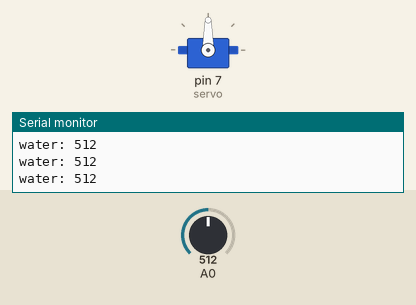
This sketch was run on a simulated Arduino Uno, built with avr-gcc and run on an emulated ATmega328P. Parts: servo, the last lines printed to the serial monitor. The inputs (shaded band) are chosen by the test bench; at power-on: A0 = 512.

Above: at 1.3 s.
1.4 s: A0 set to 108
2.9 s: A0 set to 95
At 3.3 s:
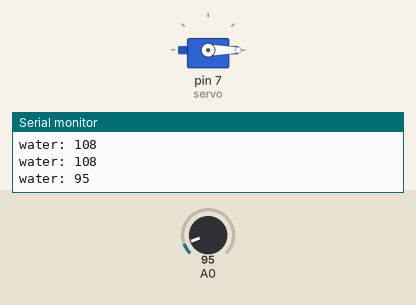
4.5 s: A0 set to 122
At 5.7 s:
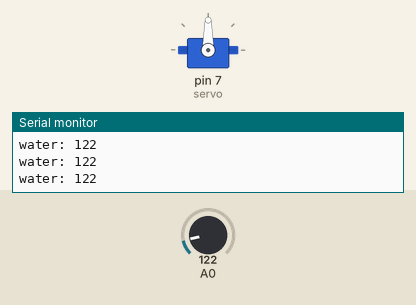
6.0 s: A0 set to 90
At 6.9 s:
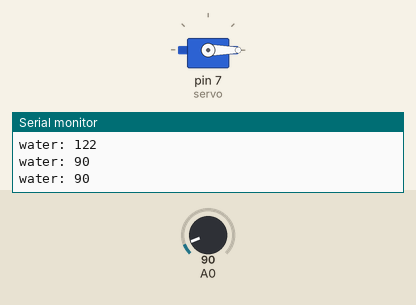
Timing chart, 0 to 8.5 s (numbered marks = the images above; inputs shaded):
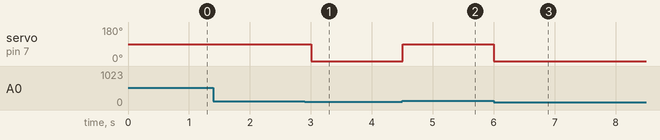

The sketch:

window_water.ino
```cpp
// water 센서 이용한 창문 컨트롤

#include <Servo.h>

Servo servo; // Servo 클래스로 servo 객체 생성
int val = 0; // 워터센서 변수
int degree = 0; // 서보모터 각도 조절 변수

//비올 때 창문 자동으로 닫히도록

void setup() {
  // put your setup code here, to run once:
  servo.attach(7); // 서보모터 핀 설정
  servo.write(degree);
  Serial.begin(9600);
}

void loop() {
  // put your main code here, to run repeatedly:
  val = analogRead(A0);
  Serial.print("water: ");
  Serial.println(val);
  if(val>100) {
    degree = 90;
    servo.write(degree);
  }
  else {
    degree = 0;
    servo.write(degree);
  }
  delay(500);
}
```

Measured:
- the behaviour switches between 101 and 100 on A0 (found by bisection; images 0 and 1)
- after the input at 2.9 s, servo on pin 7 (servo): 90° → 0° after 0.10 s
- after the input at 4.5 s, servo on pin 7 (servo): 0° → 90° at once
- after the input at 6.0 s, servo on pin 7 (servo): 90° → 0° at once
